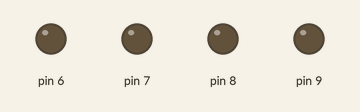
Bench run of a sketch on a simulated Arduino Uno, built with avr-gcc and run on an emulated ATmega328P. Parts: output pins drawn as LEDs (lit = HIGH).

Above: at 0.5 s.
At 1.5 s:
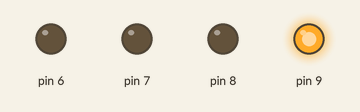
At 3.5 s:
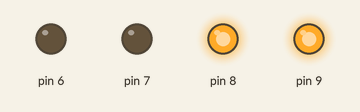
At 6.5 s:
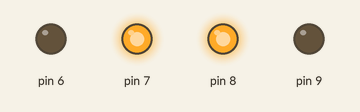
At 9.5 s:
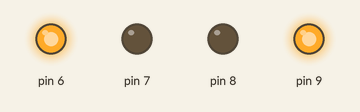
At 12.5 s:
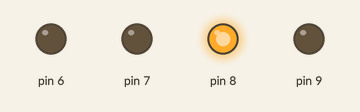
Timing chart, 0 to 13.0 s (numbered marks = the images above):
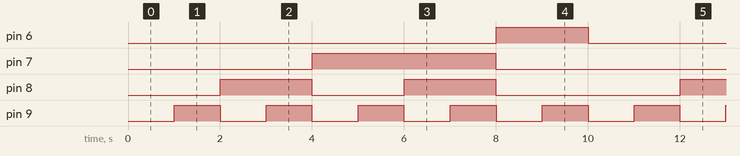

Measured:
- by itself, pin 6: alternates HIGH for 2.0 s and LOW for 8.0 s
- by itself, pin 7: alternates HIGH for 4.0 s and LOW for 6.0 s
- by itself, pin 8: repeats every 10.0 s: LOW 2.0 s, HIGH 2.0 s, LOW 4.0 s, HIGH 2.0 s
- by itself, pin 9: alternates HIGH for 1.0 s and LOW for 1.0 s

The sketch:

homework9.ino
```cpp
void setup() {
  //Serial.begin(9600);
  Initial(4);
}
void loop() {
  for (int i=0;i<=9;i++)
  {
    //Serial.println(i);
    ShowBinary(i);
  }
}
void ShowBinary(int dec)
{
  Clean();
  int r;
  int p=0;
  while(dec!=0)
  {
    r=dec%2;
    dec=dec/2;
    if (r==1)
      digitalWrite(9-p, HIGH);
    else
      digitalWrite(9-p, LOW);
    p++;
  }
  delay(1000);
}
void Initial(int i)
{
  for(int j=9;j>=9-i+1;j--)
    pinMode(j, OUTPUT);
}
void Clean()
{
  for(int i=2;i<=9;i++)
    digitalWrite(i, LOW);
}
```
